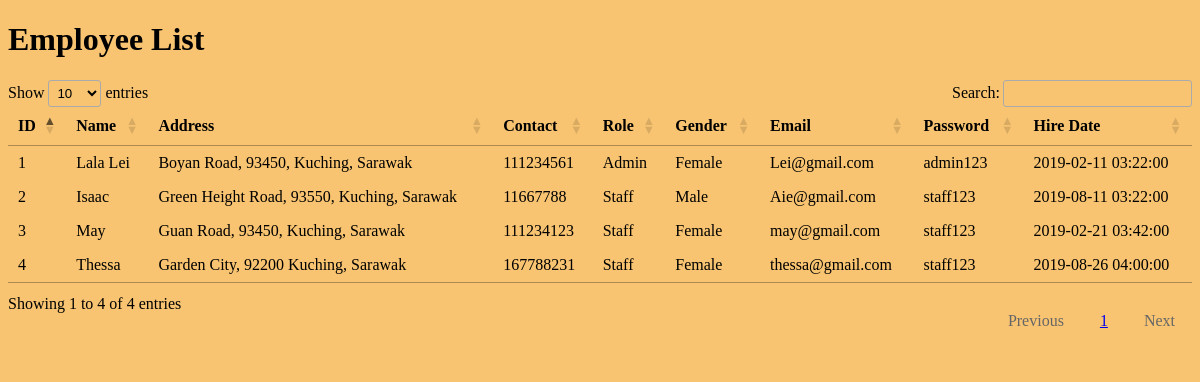
/SearchData/empSP.php, run on an earlier commit of the app's database.
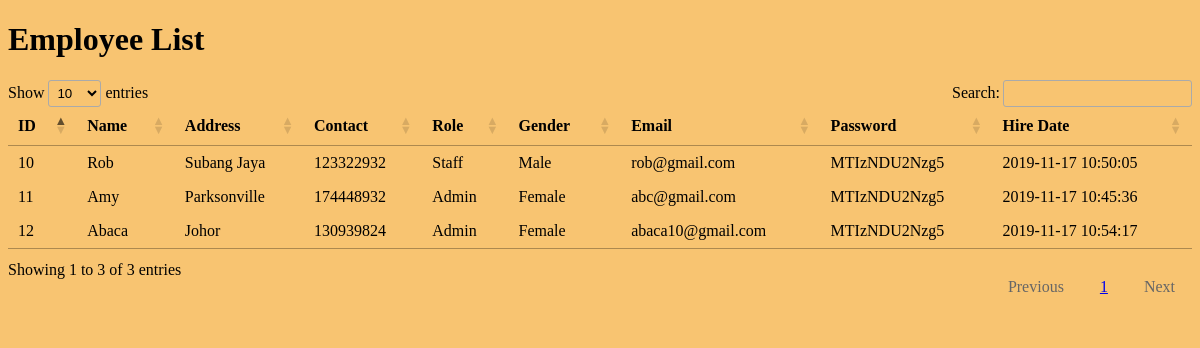
And on a later commit of the database.
### tables this page shows
CREATE TABLE `employeetable` (
  `empid` int(2) NOT NULL,
  `name` varchar(30) DEFAULT NULL,
  `address` varchar(50) DEFAULT NULL,
  `contactinfo` int(12) DEFAULT NULL,
  `role` varchar(10) DEFAULT NULL,
  `gender` varchar(6) DEFAULT NULL,
  `email` varchar(30) DEFAULT NULL,
  `password` varchar(30) DEFAULT NULL,
  `hiredate` datetime NOT NULL
);

### SearchData/empSP.php (the view, shortened to what this page needs)
<!DOCTYPE html>
<html lang="en">
<head>
	<link rel="stylesheet" href="https://cdn.datatables.net/1.10.20/css/jquery.dataTables.min.css" />
</head>
<body>
<table id="empdatalist">
<h1>Employee List</h1>
	<thead>
		<tr>
			<th>ID</th>
			<th>Name</th>
			<th>Address</th>
			<th>Contact</th>
			<th>Role</th>
			<th>Gender</th>
			<th>Email</th>
			<th>Password</th>
			<th>Hire Date</th>
		</tr>
	</thead>
	<tbody>
		<?php
		$conn = mysqli_connect("localhost", "root", "", "cafedb");
		$result = mysqli_query($conn, "SELECT * FROM employeetable");
		while ($row = mysqli_fetch_assoc($result)):
		?>
		<tr>
			<td><?php echo $row['empid']; ?></td>
			<td><?php echo $row['name']; ?></td>
			<td><?php echo $row['address']; ?></td>
			<td><?php echo $row['contactinfo']; ?></td>
			<td><?php echo $row['role']; ?></td>
			<td><?php echo $row['gender']; ?></td>
			<td><?php echo $row['email']; ?></td>
			<td><?php echo $row['password']; ?></td>
			<td><?php echo $row['hiredate']; ?></td>
		</tr>
		<?php endwhile; ?>
	</tbody>
</table>
</body>

### SearchData/empSP.php (style rules this page uses)
body { background-color: #F8C471; }

What changed in the data, as far as the page shows it:
removed employeetable: empid "1", name "Lala Lei", address "Boyan Road, 93450, Kuching, Sarawak", contactinfo "111234561", role "Admin", gender "Female", email "Lei@gmail.com", password "admin123", hiredate "2019-02-11 03:22:00"
removed employeetable: empid "2", name "Isaac", address "Green Height Road, 93550, Kuching, Sarawak", contactinfo "11667788", role "Staff", gender "Male", email "Aie@gmail.com", password "staff123", hiredate "2019-08-11 03:22:00"
removed employeetable: empid "3", name "May", address "Guan Road, 93450, Kuching, Sarawak", contactinfo "111234123", role "Staff", gender "Female", email "may@gmail.com", password "staff123", hiredate "2019-02-21 03:42:00"
removed employeetable: empid "4", name "Thessa", address "Garden City, 92200 Kuching, Sarawak", contactinfo "167788231", role "Staff", gender "Female", email "thessa@gmail.com", password "staff123", hiredate "2019-08-26 04:00:00"
added employeetable: empid "10", name "Rob", address "Subang Jaya", contactinfo "123322932", role "Staff", gender "Male", email "rob@gmail.com", password "MTIzNDU2Nzg5", hiredate "2019-11-17 10:50:05"
added employeetable: empid "11", name "Amy", address "Parksonville", contactinfo "174448932", role "Admin", gender "Female", email "abc@gmail.com", password "MTIzNDU2Nzg5", hiredate "2019-11-17 10:45:36"
added employeetable: empid "12", name "Abaca", address "Johor", contactinfo "130939824", role "Admin", gender "Female", email "abaca10@gmail.com", password "MTIzNDU2Nzg5", hiredate "2019-11-17 10:54:17"
Also different on the page:
text written by a page script: "Show entries Search: Showing 1 to 4 of 4 entries Previous 1 Next" → "Show entries Search: Showing 1 to 3 of 3 entries Previous 1 Next"
